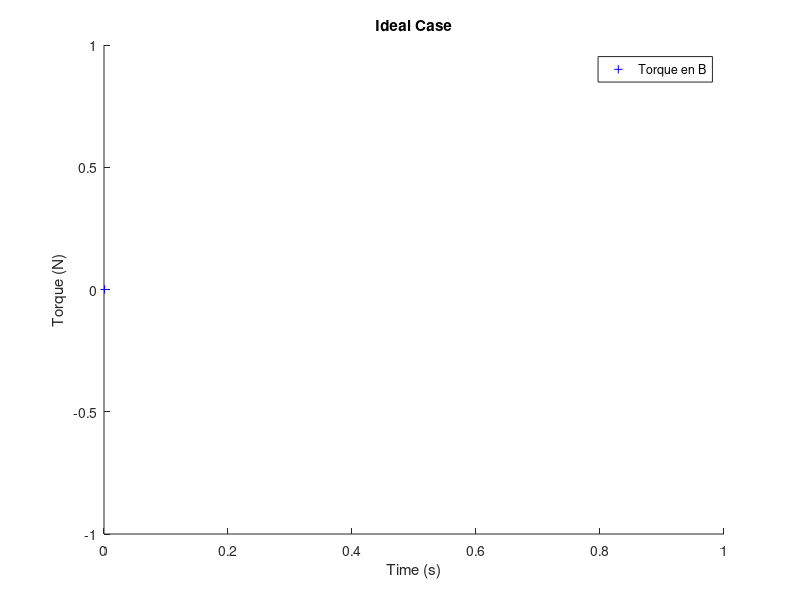

Here is the MATLAB script that generated this plot:
% Commande LQR sans contrôle de la position réelle


dT = 0.001;   % pas de discrétisation
n = 1000;       % nombre de pas


% masse volumique : alu
rho = 2700;
% raideur moyenne du ressort
k = 10000;

% longueurs caractéristiques système
L = 0.2; % longueur totale du bras
l = 0.1; % position du point d'application -  r moyen
S = 0.05^2; % section du bras

% Coeff inertie
J = rho* L^3 * S/3; 
K = k*l*l/J; % pulsation propre au carré


A = dT*[0 1 0 0 0 0; -K 0 0 0 0 0; 0 0 0 1 0 0; 0 0 0 0 0 0;0 0 0 0 0 1;0 0 0 0 0 0]+ eye(6);
B = dT*[0 0;-1 -k/J*l*sin(0.01);0 0;1 0;0 0;0 1];
Q = [1e8 0 0 0 0 0;0 1e5*dT^2 0 0 0 0; 0 0 1e-4 0 0 0; 0 0 0 1e-4*dT^2 0 0;0 0 0 0 1 0;0 0 0 0 0 dT^2];
R = dT^4*100*eye(2);
Pk = Q;
Ptot = Q;

% Détermination des Pk
for i = n-1:-1:0
       
    Pkk = Pk;
    Mkk = Pkk - Pkk*B*inv((R + B'*Pkk*B))*B'*Pkk;
    Pk = Q + A'*Mkk*A;
    Ptot = [Pk;Ptot]; % Stockage des Pk dans une matrice Ptot
end

% Commande en position
% X0 = [0;0;-0.2;0]; % Vecteur d'état initial
%Commande en couple avec VSA
cible = asin(200/(k*0.05^2));
X0 = [-cible;0;0;0;0.1;0];

Xkk = X0;
Xtot = X0;

%plot(0,0,'g+');
hold on;

for j = 0:n-1 % Détermination des Xk
    Xk = Xkk;
    
%     for m = 1:4
%         Pkk(m,:) = Ptot(4*j+m,:);
%     end

    Pkk = Ptot(4*j+1:4*j+6,:); 
    
    Xkk = (eye(6) - B*inv(R)*B'*Pkk)*A*Xk;
    Xtot = [Xtot Xkk];
    
    % affichage de qA et qB
    % plot((j+1)*dT,Xkk(3,1)+0.2,'b*',(j+1)*dT,Xkk(3,1)+Xkk(1,1)+0.2,'m+',(j+1)*dT,Xkk(1,1),'g'); 
    
    % affichage du couple
    couple = k*Xkk(5,1)^2*sin(Xkk(1,1)+cible);
    plot((j+1)*dT,couple,'b+');
    hold on;
    
end


% Commande en couple
legend('Torque en B');
xlabel('Time (s)');
ylabel('Torque (N)');
title ('Ideal Case');

